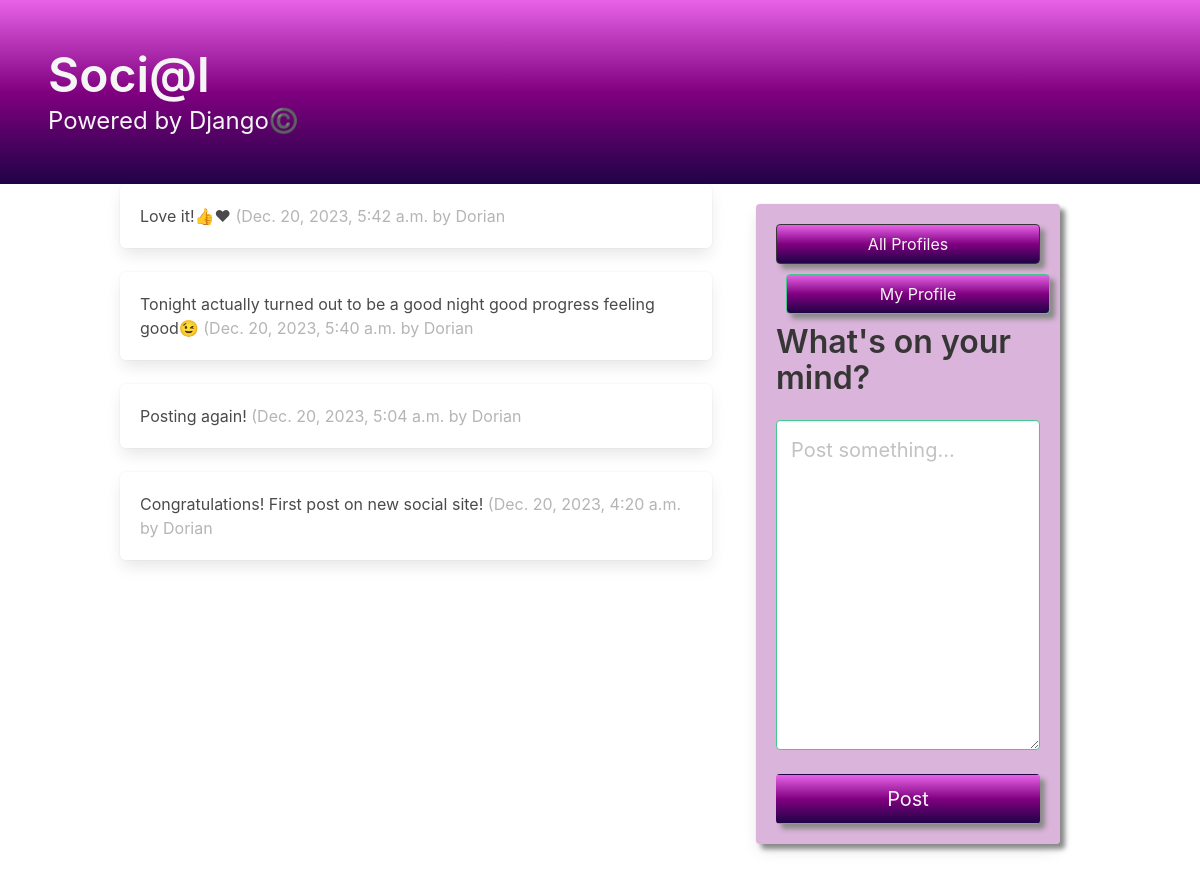
The app's page / (signed in), older data.
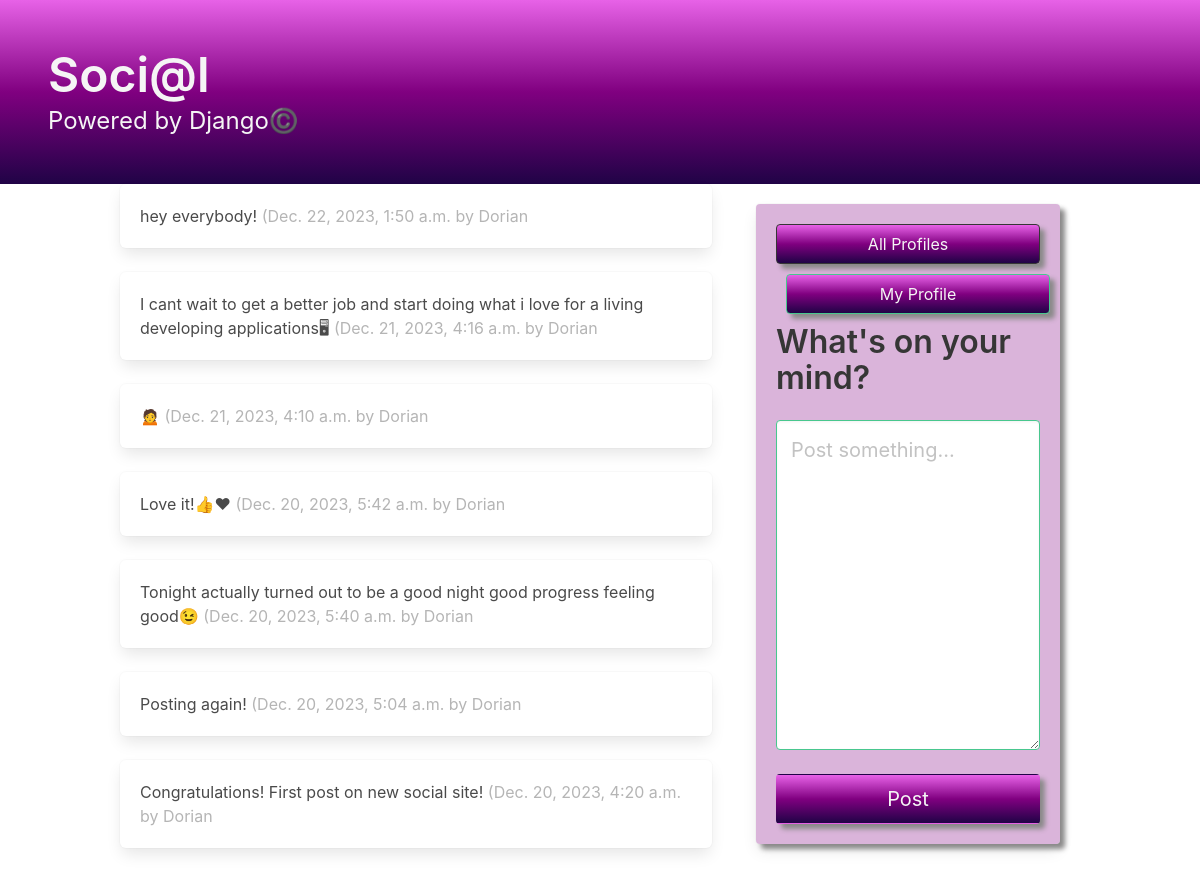
The same page, newer data.
### dwitter/models.py (models this page shows, shortened)
class Dweet(models.Model):
    user = models.ForeignKey(User,
                             related_name="dweets",
                             on_delete=models.DO_NOTHING)
    body = models.CharField(max_length=140)
    created_at = models.DateTimeField(auto_now_add=True)

### dwitter/views.py (the view)
# urls.py: path("", dashboard, name="dashboard"),
def dashboard(request):
    form = DweetForm(request.POST or None)
    if request.method == "POST":
        if form.is_valid():
            dweet = form.save(commit=False)
            dweet.user = request.user
            dweet.save()
            return redirect("dwitter:dashboard")
    followed_dweets = Dweet.objects.filter(
        user__profile__in=request.user.profile.follows.all()
    ).order_by("-created_at")
    return render(
        request,
        "dashboard.html",
        {"form": form, "dweets": followed_dweets},
    )

### dwitter/forms.py
class DweetForm(forms.ModelForm):
    body = forms.CharField(
        required=True,
        widget=forms.widgets.Textarea(
            attrs={
                "placeholder": "Post something...",
                "class": "textarea is-success is-medium",
            }
        ),
        label="",
    )
    class Meta:
        model = Dweet
        exclude = ("user", )

### dwitter/templates/dashboard.html (shortened to what this page needs)
{% extends 'base.html' %}
{% block content %}
<div class="column">
    {% for dweet in dweets %}
    <div class="box">
        {{dweet.body}}
        <span class="is-small has-text-grey-light">
            ({{ dweet.created_at }} by {{ dweet.user.username }}
        </span>
    </div>
{% endfor %}
</div>
<div class="column is-one-third" style="margin: 20px;">
<div class="card" style="align-items: center;background-color:rgba(128, 0, 128, 0.294);">
<div class="card-content" style="box-shadow: 5px 5px 5px rgb(138, 137, 137);padding: 20px;background-image:linar-gradient (white,violet,purple);">
    <a href="{% url 'dwitter:profile_list' %} ">
        <button class="button is-dark is-outlined is-fullwidth" style="background-image:linear-gradient(rgb(231, 98, 231),purple,rgb(32, 3, 70));color:whitesmoke;box-shadow: 5px 5px 5px rgb(138, 137, 137)"
        >
            All Profiles
        </button>
    </a>
    <a href="{% url 'dwitter:profile' request.user.profile.id %} ">
        <button class="button is-success is-light is-outlined is-fullwidth" style="background-image:linear-gradient(rgb(231, 98, 231),purple,rgb(32, 3, 70));color:whitesmoke;box-shadow: 5px 5px 5px rgb(138, 137, 137);margin:10px;"
        >
            My Profile
        </button>
    </a>
    <h3 class="title is-3">What's on your mind?</h3>
    <form method="post">
        {{ form.as_p }}
        <button class="button is-success is-fullwidth is-medium mt-5" style="background-image:linear-gradient(rgb(231, 98, 231),purple,rgb(32, 3, 70));color:whitesmoke;box-shadow: 5px 5px 5px rgb(138, 137, 137)"
                type="submit">Post
        </button>
    </form>
    </div>
</div>
</div>
</div>
</div>
{% endblock content %}

### dwitter/templates/base.html (shortened to what this page needs)
<!DOCTYPE html>
<html lang="en">
<head>
    <link rel="stylesheet"
          href="https://cdn.jsdelivr.net/npm/bulma@0.9.3/css/bulma.min.css">
</head>
<body>
    <section class="head" style="background-image:linear-gradient(rgb(231, 98, 231),purple,rgb(32, 3, 70));color:whitesmoke;">
        <div class="hero-body">
            <h1 class="title is-1" style="color:whitesmoke" >Soci@l</h1>
            <p class="subtitle is-4" style="color:whitesmoke">
                Powered by Django©️
            </p>
        </div>
    </section>
    <div class="container">
        <div class="columns">
            {% block content %}
            {% endblock content %}
</body>
</html>

Row changes from the older to the newer data that the page shows:
added Dweet: body "hey everybody!", created_at "Dec. 22, 2023, 1:50 a.m.", user.username "Dorian"
added Dweet: body "I cant wait to get a better job and start doing what i love for a living developing applications🖥", created_at "Dec. 21, 2023, 4:16 a.m.", user.username "Dorian"
added Dweet: body "🙍", created_at "Dec. 21, 2023, 4:10 a.m.", user.username "Dorian"
